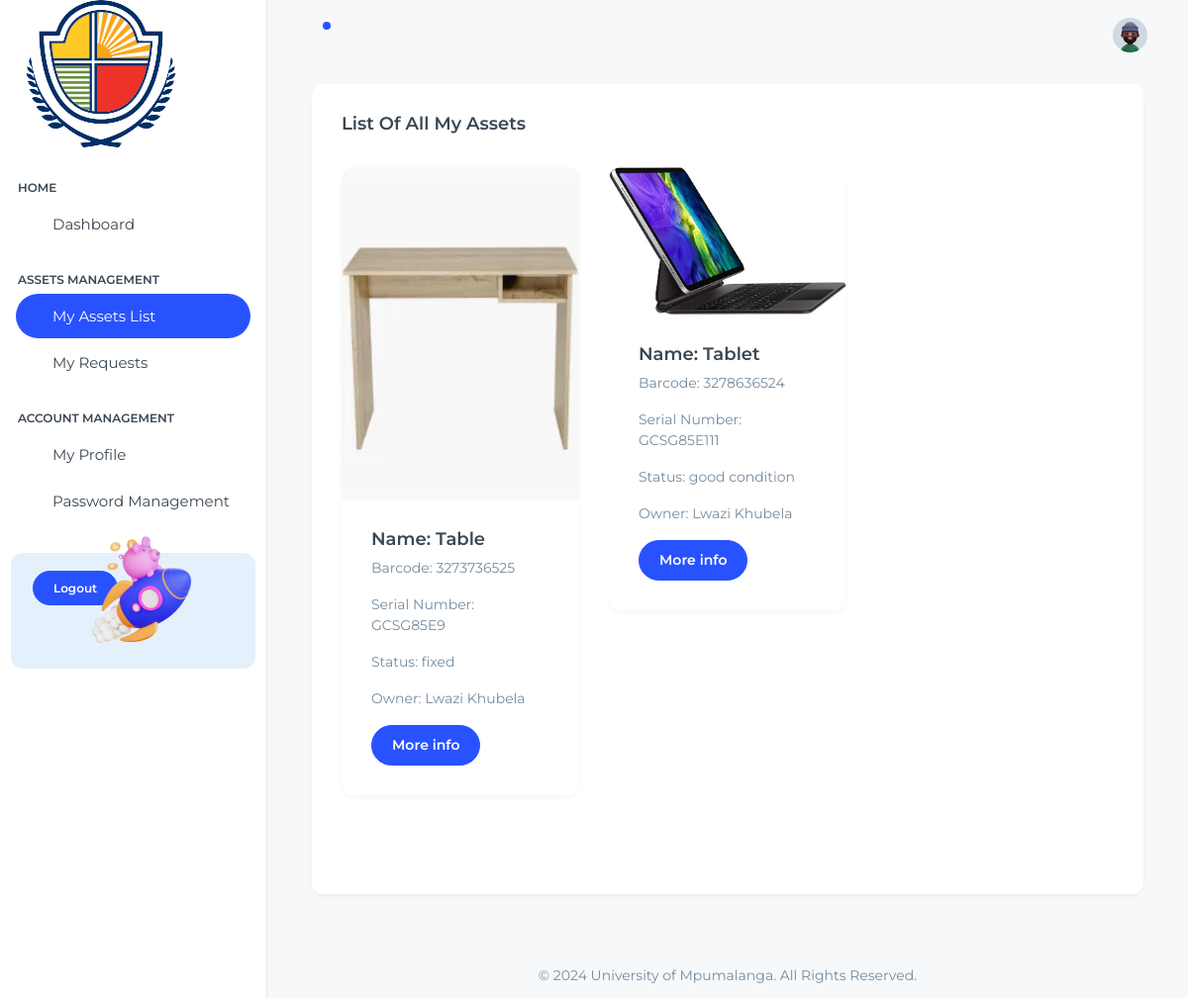
Screenshot of /staff/assets/ (signed in) with the database file from the repository.
### administration/models.py (models this page shows, shortened)
class Asset(models.Model):
    name = models.CharField(max_length=100)
    university_barcode = models.CharField(max_length=50, unique=True)
    serial_number = models.CharField(max_length=50, unique=True)
    image = models.ImageField(upload_to='assets/images/')
    status = models.CharField(max_length=20, choices=[
        ('damaged', 'Damaged'),
        ('good condition', 'Good Condition'),
        ('fixed', 'Fixed'),
        ('missing', 'Missing')
    ])
    owner = models.ForeignKey(Staff, on_delete=models.SET_NULL, null=True, blank=True)

class Staff(models.Model):
    user = models.OneToOneField('auth_app.User', on_delete=models.CASCADE, blank=True, null=True)
    staff_number = models.CharField(max_length=100, unique=True)
    name = models.CharField(max_length=100)
    surname = models.CharField(max_length=100)
    national_id = models.CharField(max_length=50, blank=True, null=True)
    passport_number = models.CharField(max_length=50, blank=True, null=True)
    status = models.CharField(max_length=10, choices=[('active', 'Active'), ('not active', 'Not Active')])
    office = models.ForeignKey('administration.Office', on_delete=models.SET_NULL, null=True, blank=True)
    added_date = models.DateTimeField(default=now)  # Default to the current date and time
    email = models.EmailField()
    def __str__(self):
        return f"{self.name} {self.surname}"

### staff/views.py (the view)
# urls.py: path('assets/', StaffAssetsListView.as_view(), name='staff-assets'),
class StaffAssetsListView(TemplateView):
    template_name = "staff/pages/assets/assets.html"
    def get_context_data(self, **kwargs):
        context = super().get_context_data(**kwargs)
        staff_user = self.request.user  # Get the logged-in user
        try:
            staff = staff_user.staff  # Assuming a OneToOne relationship with the Staff model
        except AttributeError:
            staff = None
        if staff:
            context['logged_in_user'] = staff_user  # Add user details
            context['assigned_assets'] = Asset.objects.filter(owner=staff)  # Assets assigned to the staff
            context['open_requests'] = RepairRequest.objects.filter(
                asset__owner=staff, status__in=['pending', 'in_progress']
            )
            context['issue_count'] = RepairRequest.objects.filter(asset__owner=staff).count()
        else:
            context['logged_in_user'] = staff_user  # Add user details (fallback)
            context['assigned_assets'] = []
            context['open_requests'] = []
            context['issue_count'] = 0
        return context

### staff/templates/staff/pages/assets/assets.html (shortened to what this page needs)
{% extends "staff/global/base.html" %}
{% load static %}
{% block content %}
<div class="container-fluid">
    <div class="card">
        <div class="card-body">
            <div class="d-flex justify-content-between align-items-center mb-4">
                <h5 class="card-title fw-semibold">List Of All My Assets</h5>
            </div>
            <div class="row">
                {% for asset in assigned_assets %}
                <div class="col-md-4 mb-4">
                    <div class="card">
                        <img src="{% if asset.image %}{{ asset.image.url }}{% else %}{% static 'administration/assets/images/blog/blog-img3.jpg' %}{% endif %}"
                             class="card-img-top" alt="Asset Image">
                        <div class="card-body">
                            <h5 class="card-title">Name: {{ asset.name }}</h5>
                            <p class="card-text">Barcode: {{ asset.university_barcode }}</p>
                            <p class="card-text">Serial Number: {{ asset.serial_number }}</p>
                            <p class="card-text">Status: {{ asset.status }}</p>
                            <p class="card-text">Owner: {{ asset.owner }}</p>
                            <a href="{% url 'my-asset-detail' asset.id %}" class="btn btn-primary">More info</a>
                        </div>
                    </div>
                </div>
                {% endfor %}
            </div>
            <div class="d-flex justify-content-center">
            </div>
        </div>
    </div>
</div>
{% endblock %}

### rows the page displays
Asset: image (picture), name "Table", university_barcode "3273736525", serial_number "GCSG85E9", status "fixed", owner "Lwazi Khubela"
Asset: image (picture), name "Tablet", university_barcode "3278636524", serial_number "GCSG85E111", status "good condition", owner "Lwazi Khubela"
